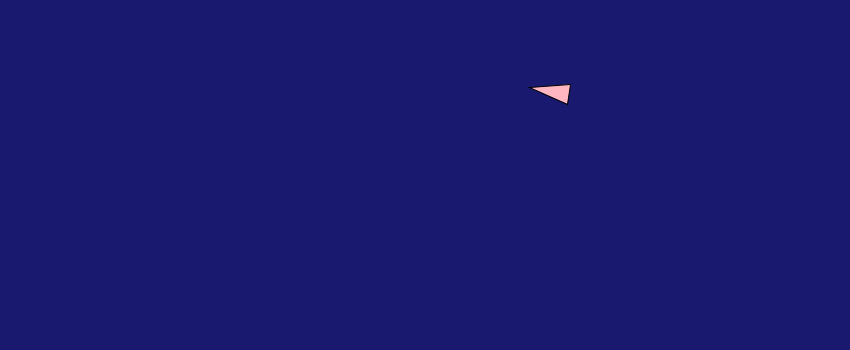
Frame 1 (no input)
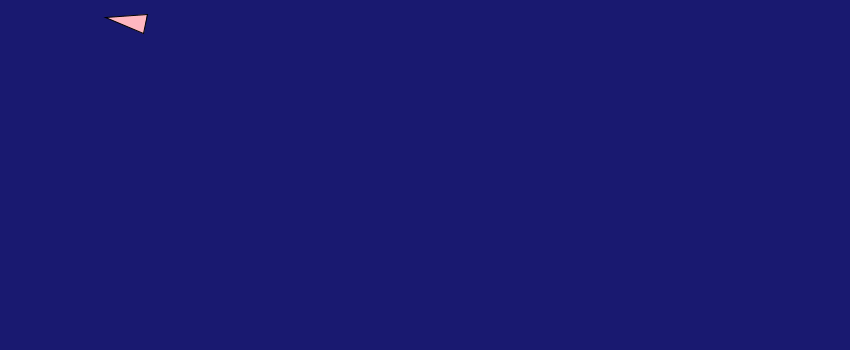
Frame 60 (the mouse pressed at the canvas centre just before this capture)
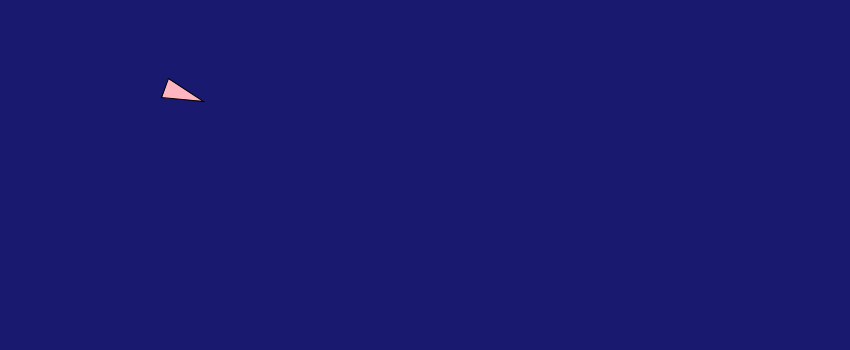
Frame 120 (the mouse held since frame 60 and released just before this capture)

The Processing sketch that drew these frames (run headless with seeded random() and noise(); from frame 60 on, the mouse is pressed at the canvas centre):

// Processing sketch: BSteeringWithArrival
// ── BSteeringWithArrival.pde
Vehicle[] m;
final color blue = color(25, 25, 112);
final color pink = color(255, 182, 193);


void setup() {
  size(850, 350);
  surface.setLocation(2200, -600);
  m= new Vehicle[1];
  for(int i=0; i<m.length; i++){
    m[i] = new Vehicle();
  }
}

void draw() {
  background(blue);

  for(int i=0; i<m.length; i++){
    m[i].seek(new PVector(mouseX, mouseY));
    m[i].step();
    m[i].passEdges();
    m[i].display();
  }
}

// ── Vehicle.pde
class Vehicle {
  PVector location;
  PVector velocity;
  PVector acceleration;
  float maxSpeed;
  float maxForce;
  float heading;
  float slowDownDistance;
  float mass; 

  Vehicle() {
    location = new PVector(random(width), random(height));
    velocity = new PVector(0, 0);  
    acceleration = new PVector(0, 0); 
    maxSpeed = 10;
    maxForce = 0.6;
    heading = 0;
    slowDownDistance = 200;
    mass = 2;
  }

  Vehicle(float x, float y) {
    location = new PVector(x, y);
    velocity = new PVector(0, 0);  
    acceleration = new PVector(0, 0); 
    maxSpeed = 10;
    maxForce = 0.6;
    heading = 0;
    slowDownDistance = 200;
    mass = random(1, 4);
  }

  void applyForce(PVector force) {
    PVector f = PVector.div(force, mass);
    acceleration.add(f);
  }

  void seek(PVector target) {
    //1. calculate desired velocity by taking the difference between
    //target and current location using v3 = PVector.sub(v1, v2);
    PVector desired = PVector.sub(target, location);

    // Calculate the distance to the target
    float distance = desired.mag();
    //2. limit the desired velocity to maxSpeed using .limit(value)
    if (distance > slowDownDistance) {
      desired.limit(maxSpeed);
    } else {
      float speed = map(distance, 0, slowDownDistance, 0, maxSpeed);
      desired.limit(speed);
    }
    //3. Calculate the steering force by taking the difference between
    // the desired velocity - current velocity
    PVector steeringForce = PVector.sub(desired, velocity);
    //4. limit the steering force to maxForce using .limit(value)
    steeringForce.limit(maxForce);
    //5. apply the force to the vehicle using applyforce()
    this.applyForce(steeringForce);
  }

  void step() { 
    velocity.add(acceleration);
    velocity.limit(maxSpeed);
    location.add(velocity);
    heading = velocity.heading();
    acceleration = new PVector(0, 0);
  }

  void bounceOnEdges() {
    if (location.x>width || location.x<0) velocity.x *= -1;
    if (location.y>height || location.y<0) velocity.y *= -1;
  }

  void passEdges() {
    if (location.x>width) location.x = 0;
    if (location.y>height) location.y =0;
    if (location.x<0) location.x = width;
    if (location.y<0) location.y = height;
  }

  void display() {
    fill(pink);
    pushMatrix();
    translate(location.x, location.y);
    rotate(heading);
    triangle(-mass*10, -mass*5, -mass*10, mass*5, mass*10, 0);
    popMatrix();
  }
}
